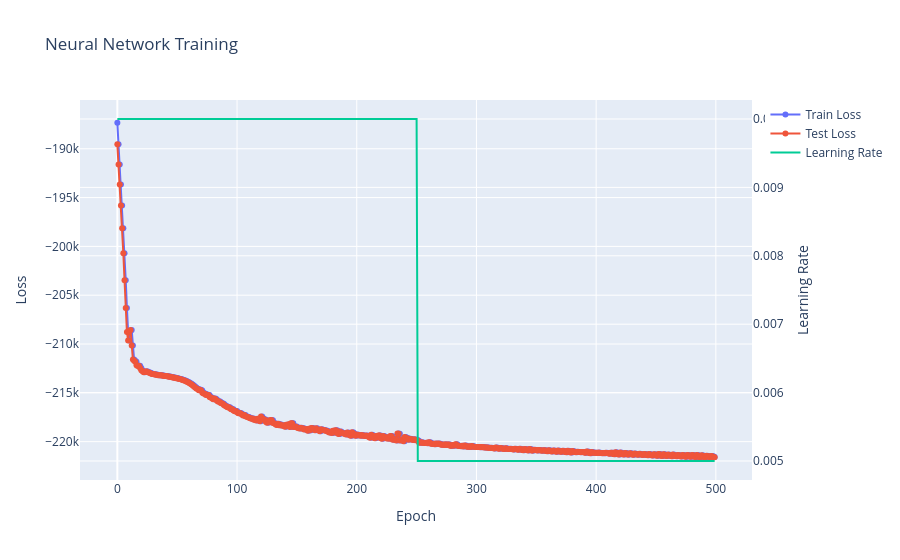

The code cell stored with this chart in its notebook:
### Code cell
fig.show()

### Figure 1 — Plotly figure (JSON) as saved in the notebook; plotly's stock layout.template omitted (floating-point values rounded to 4 significant figures; data arrays with more than 128 entries replaced by an {"elided": "..."} marker saying what was removed)
{"data": [{"mode": "lines+markers", "name": "Train Loss", "type": "scatter", "y": {"elided": "500 float values"}}, {"mode": "lines+markers", "name": "Test Loss", "type": "scatter", "y": {"elided": "500 float values"}}, {"mode": "lines", "name": "Learning Rate", "type": "scatter", "y": {"elided": "500 float values"}, "yaxis": "y2"}], "layout": {"title": {"text": "Neural Network Training"}, "xaxis": {"title": {"text": "Epoch"}}, "yaxis": {"title": {"text": "Loss"}}, "yaxis2": {"overlaying": "y", "side": "right", "title": {"text": "Learning Rate"}}}}
